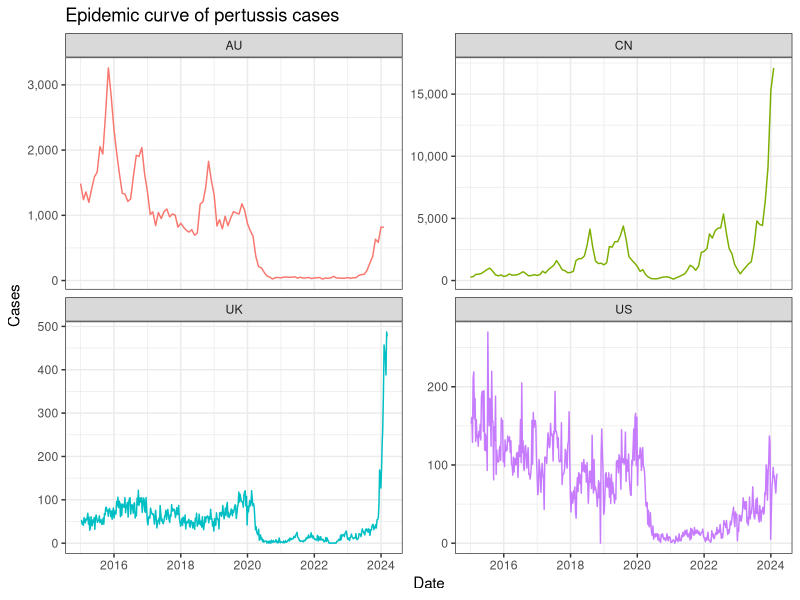
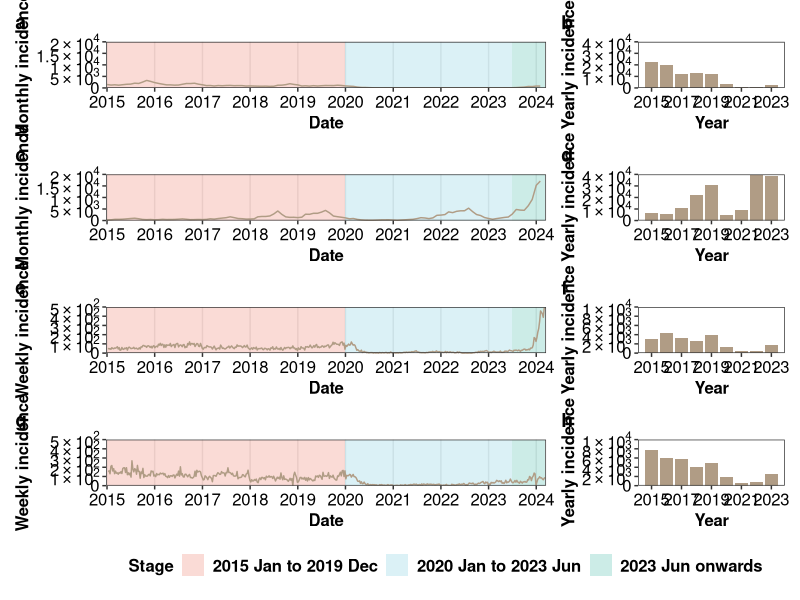
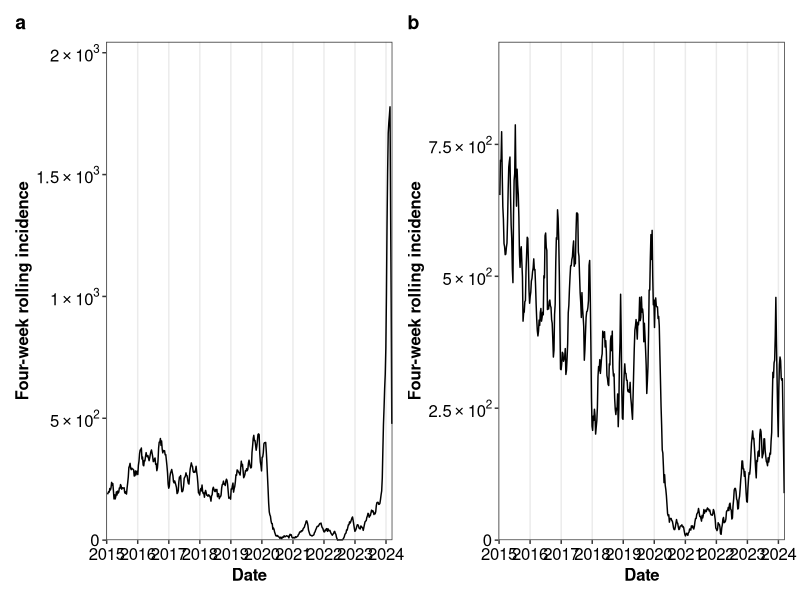

Generate these figures, in order, with R:

library(tidyverse)
library(lubridate)
library(ggsci)
library(patchwork)
library(openxlsx)
library(purrr)

fill_color <- pal_npg()(3)

# Load data
df_raw <- read.csv('./report_pertussis.csv')

scientific_10 <- function(x) {
     ifelse(x == 0, 0, parse(text = gsub("[+]", "", gsub("e", "%*%10^", scales::scientific_format()(x)))))
}

# clean data --------------------------------------------------------------

df_epiweek <- data.frame(date = seq.Date(from = as.Date('2015-01-04'), to = as.Date('2024-03-09'), by = 'day')) |> 
     mutate(Year = epiyear(date),
            Week = epiweek(date)) |> 
     group_by(Year, Week) |>
     summarise(Date = last(date),
               .groups = 'drop')

df_us <- df_raw |> 
     filter(Country == 'US') |> 
     select(Year, Week, Cases, URL)
df_us <- left_join(df_epiweek, df_us, by = c('Year', 'Week')) |> 
     arrange(Date) |> 
     mutate(Cases = as.integer(Cases),
            Country = 'US')

df_uk <- df_raw |> 
     filter(Country == 'UK') |> 
     select(Year, Week, Cases, URL)
df_uk <- left_join(df_epiweek, df_uk, by = c('Year', 'Week')) |>
     arrange(Date) |> 
     mutate(Cases = as.integer(Cases),
            Country = 'UK')

df_cn <- df_raw |> 
     filter(Country == 'CN') |> 
     select(Year, Month, Cases, URL) |> 
     mutate(Cases = as.integer(Cases),
            Date = as.Date(paste(Year, Month, '01', sep = '-')),
            Country = 'CN')
df_au <- df_raw |> 
     filter(Country == 'AU') |> 
     select(Year, Month, Cases, URL) |> 
     mutate(Cases = as.integer(Cases),
            Date = as.Date(paste(Year, Month, '01', sep = '-')),
            Country = 'AU')

df_clean <- bind_rows(df_us, df_uk, df_cn, df_au) |> 
     arrange(Date) |> 
     select(Country, Date, Year, Month, Week, Cases) |> 
     mutate(stage = case_when(
          Date < as.Date('2020-01-01') ~ '2015 Jan to 2019 Dec',
          Date >= as.Date('2020-01-01') & Date < as.Date('2023-07-01') ~ '2020 Jan to 2023 Jun',
          Date >= as.Date('2023-07-01') ~ '2023 Jun onwards'
     ))

# plot ---------------------------------------------------------------------

ggplot(df_clean, aes(x = Date, y = Cases, color = Country)) +
     geom_line() +
     scale_x_date(date_labels = '%Y') +
     scale_y_continuous(labels = scales::comma) +
     facet_wrap(~Country, scales = 'free_y', nrow = 3) +
     labs(title = 'Epidemic curve of pertussis cases',
          x = 'Date',
          y = 'Cases',
          color = 'Country') +
     theme_bw() +
     theme(legend.position = 'none')

# figure 1 ----------------------------------------------------------------

i <- 1
country_list <- sort(unique(df_clean$Country))
ylabel_list <- c('Monthly incidence', 'Monthly incidence', 'Weekly incidence', 'Weekly incidence')

split_dates <- as.Date(c("2015/1/1", "2020/1/1", "2023/7/1", "2024/3/9"))
split_periods <- c("2015 Jan to 2019 Dec", "2020 Jan to 2023 Jun", "2023 Jun onwards")
datafile_rect <- data.frame(Period = split_periods,
                            start = split_dates[1:3],
                            end = split_dates[2:4])

plot_max <- c(2e4, 4e4, 2e4, 4e4, 5e2, 1e4, 5e2, 1e4)

plot_epidemic <- function(i){
     data <- df_clean |> 
          filter(Country == country_list[i])
     plot_breaks <- pretty(c(0, plot_max[i*2-1]))
     plot_range <- range(plot_breaks)
     
     fig_1 <- ggplot(data)+
          geom_rect(data = datafile_rect,
                    aes(xmin = start, xmax = end, fill = Period),
                    ymin = -Inf,
                    ymax = Inf,
                    alpha = 0.2,
                    show.legend = T) +
          geom_line(aes(x = Date, y = Cases), color = '#B09C85') +
          scale_x_date(date_labels = '%Y',
                       date_breaks = 'year',
                       limits = c(as.Date('2015-01-01'), as.Date('2024-03-09')),
                       expand = expansion(add = c(7, 7))) +
          scale_y_continuous(labels = scientific_10,
                             limits = plot_range,
                             breaks = plot_breaks,
                             expand = expansion(mult = c(0, 0))) +
          scale_fill_manual(values = fill_color) +
          theme_bw() +
          theme(
               plot.title.position = "plot",
               plot.caption.position = "plot",
               plot.title = element_text(face = "bold", size = 14, hjust = 0),
               panel.grid.major.y = element_blank(),
               panel.grid.minor = element_blank(),
               legend.text = element_text(face = "bold", size = 12),
               legend.title = element_text(face = "bold", size = 12),
               legend.box.background = element_rect(fill = "transparent", colour = "transparent"),
               legend.background = element_rect(fill = "transparent", colour = "transparent"),
               axis.title = element_text(face = "bold", size = 12, color = "black"),
               axis.text = element_text(size = 12, color = "black")
          ) +
          labs(title = letters[i*2-1],
               y = ylabel_list[i],
               x = 'Date',
               fill = 'Stage')
     
     data <- data |> 
          group_by(Year) |> 
          filter(Year < 2024) |>
          summarise(Cases = sum(Cases))
     plot_breaks <- pretty(c(0, plot_max[i*2]))
     plot_range <- range(plot_breaks)   
     
     fig_2 <- ggplot(data)+
          geom_col(aes(x = Year, y = Cases), fill = '#B09C85') +
          scale_x_continuous(breaks = seq(2015, 2023, 2)) +
          scale_y_continuous(labels = scientific_10,
                             limits = plot_range,
                             breaks = plot_breaks,
                             expand = expansion(mult = c(0, 0))) +
          theme_bw() +
          theme(
               plot.title.position = "plot",
               plot.caption.position = "plot",
               plot.title = element_text(face = "bold", size = 14, hjust = 0),
               panel.grid.major = element_blank(),
               panel.grid.minor = element_blank(),
               legend.text = element_text(face = "bold", size = 12),
               legend.title = element_text(face = "bold", size = 12),
               legend.box.background = element_rect(fill = "transparent", colour = "transparent"),
               legend.background = element_rect(fill = "transparent", colour = "transparent"),
               axis.title = element_text(face = "bold", size = 12, color = "black"),
               axis.text = element_text(size = 12, color = "black")
          ) +
          labs(title = letters[i*2],
               x = 'Year',
               y = 'Yearly incidence',
               fill = 'Stage')
     
     return(fig_1 + fig_2 + plot_layout(widths = c(3, 1)))
}

outcome <- lapply(1:4, plot_epidemic) |> wrap_plots(ncol = 1, guides = 'collect')&
     theme(legend.position = 'bottom')

ggsave(filename = './main/Fig1.pdf',
       plot = outcome,
       width = 12,
       height = 10, 
       device = cairo_pdf,
       family = 'Times New Roman')

write.xlsx(df_clean,
          './Fig Data/fig1.xlsx')


fig_2 <- df_us |> 
     mutate(
          RollingSum = map_dbl(row_number(), ~sum(Cases[.x:min(.x+3, n())], na.rm = TRUE))
     ) |> 
     ggplot(aes(x = Date, y = RollingSum))+
     geom_line() +
     scale_x_date(date_labels = '%Y',
                  date_breaks = 'year',
                  limits = c(as.Date('2015-01-01'), as.Date('2024-03-09')),
                  expand = expansion(add = c(7, 7))) +
     scale_y_continuous(labels = scientific_10,
                        limit = c(0, NA),
                        expand = expansion(mult = c(0, 0.2))) +
     scale_color_manual(values = fill_color) +
     theme_bw() +
     theme(
          plot.title.position = "plot",
          plot.caption.position = "plot",
          plot.title = element_text(face = "bold", size = 14, hjust = 0),
          panel.grid.major.y = element_blank(),
          panel.grid.minor = element_blank(),
          legend.text = element_text(face = "bold", size = 12),
          legend.title = element_text(face = "bold", size = 12),
          legend.box.background = element_rect(fill = "transparent", colour = "transparent"),
          legend.background = element_rect(fill = "transparent", colour = "transparent"),
          axis.title = element_text(face = "bold", size = 12, color = "black"),
          axis.text = element_text(size = 12, color = "black")
     ) +
     labs(title = letters[2],
          y = "Four-week rolling incidence",
          x = 'Date',
          color = 'Stage')

fig_1 <- df_uk |> 
     mutate(
          RollingSum = map_dbl(row_number(), ~sum(Cases[.x:min(.x+3, n())], na.rm = TRUE))
     ) |> 
     ggplot(aes(x = Date, y = RollingSum))+
     geom_line() +
     scale_x_date(date_labels = '%Y',
                  date_breaks = 'year',
                  limits = c(as.Date('2015-01-01'), as.Date('2024-03-09')),
                  expand = expansion(add = c(7, 7))) +
     scale_y_continuous(labels = scientific_10,
                        limit = c(0, NA),
                        expand = expansion(mult = c(0, 0.15))) +
     scale_color_manual(values = fill_color) +
     theme_bw() +
     theme(
          plot.title.position = "plot",
          plot.caption.position = "plot",
          plot.title = element_text(face = "bold", size = 14, hjust = 0),
          panel.grid.major.y = element_blank(),
          panel.grid.minor = element_blank(),
          legend.text = element_text(face = "bold", size = 12),
          legend.title = element_text(face = "bold", size = 12),
          legend.box.background = element_rect(fill = "transparent", colour = "transparent"),
          legend.background = element_rect(fill = "transparent", colour = "transparent"),
          axis.title = element_text(face = "bold", size = 12, color = "black"),
          axis.text = element_text(size = 12, color = "black")
     ) +
     labs(title = letters[1],
          y = "Four-week rolling incidence",
          x = 'Date',
          fill = 'Stage')

ggsave(filename = './appendix/S1.png',
       plot = fig_1 + fig_2,
       width = 12,
       height = 5)     

# summmary ----------------------------------------------------------------

df_clean |> 
     group_by(stage, Country) |> 
     summarise(Total_cases = sum(Cases),
               Max_cases = max(Cases),
               CI_95 = paste(quantile(Cases, c(0, 1)), collapse = ' - '),
               .groups = 'drop')

df_clean |> 
     group_by(Country, Year) |> 
     summarise(Total_cases = sum(Cases),
               Max_cases = max(Cases),
               CI_95 = paste(quantile(Cases, c(0, 1)), collapse = ' - '),
               .groups = 'drop') |> 
     print(n = Inf)

df_clean |> 
     group_by(Country) |> 
     summarise(Total_cases = sum(Cases))
